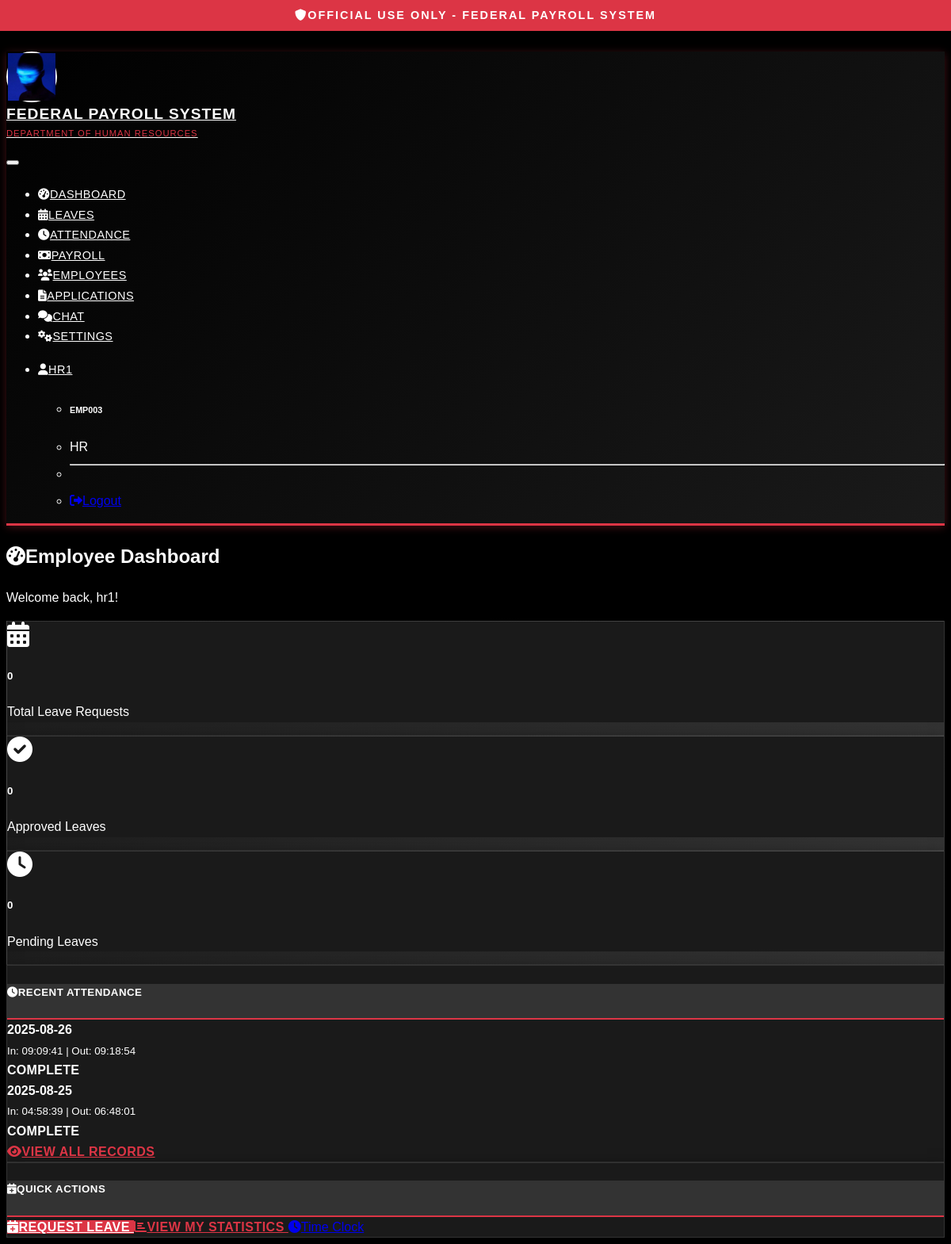
The page /employee/dashboard (signed in) on the database its author committed.
### tables this page shows
CREATE TABLE settings(
        id INTEGER PRIMARY KEY AUTOINCREMENT,
        setting_name TEXT UNIQUE,
        setting_value TEXT,
        description TEXT,
        updated_by INTEGER,
        updated_at TIMESTAMP DEFAULT CURRENT_TIMESTAMP,
        FOREIGN KEY(updated_by) REFERENCES employees(id)
    );

CREATE TABLE attendance(
        id INTEGER PRIMARY KEY AUTOINCREMENT,
        employee_ref INTEGER,              -- FK to employees.id
        date TEXT,                         -- YYYY-MM-DD
        time_in TEXT,                      -- HH:MM:SS
        time_out TEXT,                     -- HH:MM:SS
        FOREIGN KEY(employee_ref) REFERENCES employees(id)
    );

### routes/employee.py (the view)
@employee_bp.route('/dashboard')
@login_required
@role_required('Employee')
def dashboard():
    user_id = session['user_id']
    conn = get_db_connection()
    recent_attendance = conn.execute('''
        SELECT date, time_in, time_out FROM attendance
        WHERE employee_ref = ?
        ORDER BY date DESC LIMIT 5
    ''', (user_id,)).fetchall()
    total_leaves = conn.execute('SELECT COUNT(*) FROM leaves WHERE employee_ref = ?', (user_id,)).fetchone()[0]
    approved_leaves = conn.execute('SELECT COUNT(*) FROM leaves WHERE employee_ref = ? AND status = "Approved"', (user_id,)).fetchone()[0]
    pending_leaves = conn.execute('SELECT COUNT(*) FROM leaves WHERE employee_ref = ? AND status = "Pending"', (user_id,)).fetchone()[0]
    conn.close()
    return render_template('employee/dashboard.html',
                         recent_attendance=recent_attendance,
                         total_leaves=total_leaves,
                         approved_leaves=approved_leaves,
                         pending_leaves=pending_leaves)

### templates/employee/dashboard.html (shortened to what this page needs)
{% extends "base.html" %}
{% block content %}
<div class="row">
    <div class="col-12">
        <h2><i class="fas fa-tachometer-alt me-2"></i>Employee Dashboard</h2>
        <p class="text-muted">Welcome back, {{ session.name }}!</p>
    </div>
</div>
<div class="row g-4 mb-4">
    <div class="col-md-4">
        <div class="card dashboard-card">
            <div class="card-body">
                <div class="d-flex align-items-center">
                    <div class="flex-shrink-0">
                        <i class="fas fa-calendar-alt fa-2x text-info"></i>
                    </div>
                    <div class="flex-grow-1 ms-3">
                        <h5 class="card-title mb-1">{{ total_leaves }}</h5>
                        <p class="card-text text-muted">Total Leave Requests</p>
                    </div>
                </div>
            </div>
        </div>
    </div>
    <div class="col-md-4">
        <div class="card dashboard-card">
            <div class="card-body">
                <div class="d-flex align-items-center">
                    <div class="flex-shrink-0">
                        <i class="fas fa-check-circle fa-2x text-success"></i>
                    </div>
                    <div class="flex-grow-1 ms-3">
                        <h5 class="card-title mb-1">{{ approved_leaves }}</h5>
                        <p class="card-text text-muted">Approved Leaves</p>
                    </div>
                </div>
            </div>
        </div>
    </div>
    <div class="col-md-4">
        <div class="card dashboard-card">
            <div class="card-body">
                <div class="d-flex align-items-center">
                    <div class="flex-shrink-0">
                        <i class="fas fa-clock fa-2x text-warning"></i>
                    </div>
                    <div class="flex-grow-1 ms-3">
                        <h5 class="card-title mb-1">{{ pending_leaves }}</h5>
                        <p class="card-text text-muted">Pending Leaves</p>
                    </div>
                </div>
            </div>
        </div>
    </div>
</div>
<div class="row g-4">
    <div class="col-md-6">
        <div class="card">
            <div class="card-header">
                <h5 class="card-title mb-0">
                    <i class="fas fa-clock me-2"></i>Recent Attendance
                </h5>
            </div>
            <div class="card-body">
                {% if recent_attendance %}
                <div class="list-group list-group-flush">
                    {% for attendance in recent_attendance %}
                    <div class="list-group-item d-flex justify-content-between align-items-center">
                        <div>
                            <strong>{{ attendance.date }}</strong><br>
                            <small class="text-muted">
                                In: {{ attendance.time_in or 'N/A' }} | Out: {{ attendance.time_out or 'N/A' }}
                            </small>
                        </div>
                        <span class="badge bg-{{ 'success' if attendance.time_out else 'warning' }} rounded-pill">
                            {{ 'Complete' if attendance.time_out else 'Incomplete' }}
                        </span>
                    </div>
                    {% endfor %}
                </div>
                {% else %}
                <p class="text-muted">No recent attendance records found.</p>
                {% endif %}
                <div class="mt-3">
                    <a href="{{ url_for('employee.stats') }}" class="btn btn-outline-primary btn-sm">
                        <i class="fas fa-eye me-1"></i>View All Records
                    </a>
                </div>
            </div>
        </div>
    </div>
    <div class="col-md-6">
        <div class="card">
            <div class="card-header">
                <h5 class="card-title mb-0">
                    <i class="fas fa-calendar-plus me-2"></i>Quick Actions
                </h5>
            </div>
            <div class="card-body">
                <div class="d-grid gap-2">
                    <a href="{{ url_for('employee.request_leave') }}" class="btn btn-primary">
                        <i class="fas fa-calendar-plus me-1"></i>Request Leave
                    </a>
                    <a href="{{ url_for('employee.stats') }}" class="btn btn-outline-primary">
                        <i class="fas fa-chart-bar me-1"></i>View My Statistics
                    </a>
                    <a href="{{ url_for('kiosk.punch') }}" class="btn btn-outline-secondary">
                        <i class="fas fa-clock me-1"></i>Time Clock
                    </a>
                </div>
            </div>
        </div>
    </div>
</div>
{% endblock %}

### templates/base.html (shortened to what this page needs)
<!DOCTYPE html>
<html lang="en" data-bs-theme="dark">
<head>
    <link href="https://cdn.replit.com/agent/bootstrap-agent-dark-theme.min.css" rel="stylesheet">
    <link href="https://cdnjs.cloudflare.com/ajax/libs/font-awesome/6.0.0/css/all.min.css" rel="stylesheet">
    <link href="{{ url_for('static', filename='css/government-style.css') }}" rel="stylesheet">
</head>
<body>
    <div class="classification-banner">
        <i class="fas fa-shield-alt me-2"></i>OFFICIAL USE ONLY - FEDERAL PAYROLL SYSTEM
    </div>
    {% if session.user_id %}
    <nav class="navbar navbar-expand-lg government-header main-content-with-banner">
        <div class="container">
            <a class="navbar-brand d-flex align-items-center" href="{{ url_for('index') }}">
                <div class="government-seal">
                    {% if current_logo %}
                        <img src="{{ url_for('static', filename='images/' + current_logo) }}"
                             alt="System Logo"
                             class="rounded-circle"
                             style="width: 100%; height: 100%; object-fit: cover;">
                    {% else %}
                        <i class="fas fa-shield-alt"></i>
                    {% endif %}
                </div>
                <div>
                    <div style="font-size: 1.2rem; font-weight: 700;">Federal Payroll System</div>
                    <div style="font-size: 0.7rem; color: var(--gov-red); font-weight: 500;">Department of Human Resources</div>
                </div>
            </a>
            <button class="navbar-toggler" type="button" data-bs-toggle="collapse" data-bs-target="#navbarNav">
            </button>
            <div class="collapse navbar-collapse" id="navbarNav">
                <ul class="navbar-nav me-auto">
                    {% if session.role == 'Admin' %}
                        <li class="nav-item">
                            <a class="nav-link" href="{{ url_for('admin.dashboard') }}">
                                <i class="fas fa-tachometer-alt me-1"></i>Dashboard
                            </a>
                        </li>
                        <li class="nav-item">
                            <a class="nav-link" href="{{ url_for('admin.list_employees') }}">
                                <i class="fas fa-users me-1"></i>Employees
                            </a>
                        </li>
                        <li class="nav-item">
                            <a class="nav-link" href="{{ url_for('admin.payroll') }}">
                                <i class="fas fa-money-bill me-1"></i>Payroll
                            </a>
                        </li>
                        <li class="nav-item">
                            <a class="nav-link" href="{{ url_for('applications.manage_applications') }}">
                                <i class="fas fa-file-alt me-1"></i>Applications
                            </a>
                        </li>
                        <li class="nav-item">
                            <a class="nav-link" href="{{ url_for('chat.chat_dashboard') }}">
                                <i class="fas fa-comments me-1"></i>Chat
                            </a>
                        </li>
                        <li class="nav-item">
                            <a class="nav-link" href="{{ url_for('settings.settings') }}">
                                <i class="fas fa-cogs me-1"></i>Settings
                            </a>
                        </li>
                    {% elif session.role == 'HR' %}
                        <li class="nav-item">
                            <a class="nav-link" href="{{ url_for('hr.dashboard') }}">
                                <i class="fas fa-tachometer-alt me-1"></i>Dashboard
                            </a>
                        </li>
                        <li class="nav-item">
                            <a class="nav-link" href="{{ url_for('hr.manage_leaves') }}">
                                <i class="fas fa-calendar-alt me-1"></i>Leaves
                            </a>
                        </li>
                        <li class="nav-item">
                            <a class="nav-link" href="{{ url_for('hr.attendance_report') }}">
                                <i class="fas fa-clock me-1"></i>Attendance
                            </a>
                        </li>
                        <li class="nav-item">
                            <a class="nav-link" href="{{ url_for('hr.payroll_report') }}">
                                <i class="fas fa-money-bill me-1"></i>Payroll
                            </a>
                        </li>
                        <li class="nav-item">
                            <a class="nav-link" href="{{ url_for('hr.list_employees') }}">
                                <i class="fas fa-users me-1"></i>Employees
                            </a>
                        </li>
                        <li class="nav-item">
                            <a class="nav-link" href="{{ url_for('applications.manage_applications') }}">
                                <i class="fas fa-file-alt me-1"></i>Applications
                            </a>
                        </li>
                        <li class="nav-item">
                            <a class="nav-link" href="{{ url_for('chat.chat_dashboard') }}">
                                <i class="fas fa-comments me-1"></i>Chat
                            </a>
                        </li>
                        <li class="nav-item">
                            <a class="nav-link" href="{{ url_for('settings.settings') }}">
                                <i class="fas fa-cogs me-1"></i>Settings
                            </a>
                        </li>
                    {% endif %}
                </ul>
                <ul class="navbar-nav">
                    <li class="nav-item dropdown">
                        <a class="nav-link dropdown-toggle" href="#" role="button" data-bs-toggle="dropdown">
                            <i class="fas fa-user me-1"></i>{{ session.name }}
                        </a>
                        <ul class="dropdown-menu">
                            <li><h6 class="dropdown-header">{{ session.employee_id }}</h6></li>
                            <li><span class="dropdown-item-text">{{ session.role }}</span></li>
                            <li><hr class="dropdown-divider"></li>
                            <li><a class="dropdown-item" href="{{ url_for('auth.logout') }}">
                                <i class="fas fa-sign-out-alt me-1"></i>Logout
                            </a></li>
                        </ul>
                    </li>
                </ul>
            </div>
        </div>
    </nav>
    {% endif %}
    <main class="container my-4 {% if not session.user_id %}main-content-with-banner{% endif %}">
        {% block content %}{% endblock %}
    </main>
</body>
</html>

### rows shown on the page
settings: setting_value (picture)
attendance: date "2025-08-26", time_in "09:09:41", time_out "09:18:54", time_out "COMPLETE"
attendance: date "2025-08-25", time_in "04:58:39", time_out "06:48:01", time_out "COMPLETE"

### other values the page prints
{{ session.name }} "HR1"
{{ session.employee_id }} "EMP003"
{{ session.role }} "HR"
{{ session.name }} "hr1"
{{ total_leaves }} "0"
{{ approved_leaves }} "0"
{{ pending_leaves }} "0"
